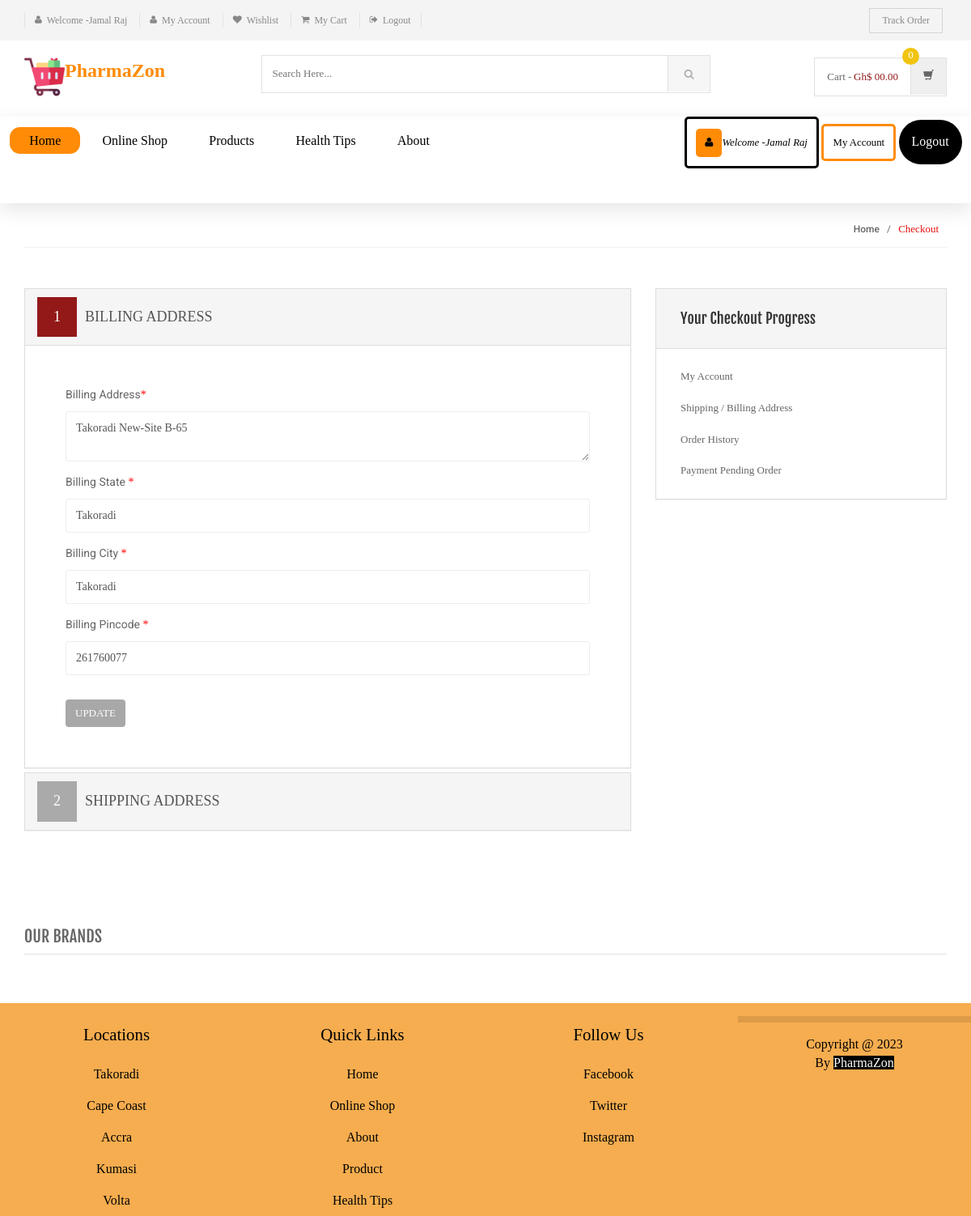
/bill-ship-addresses.php (signed in), run on the app's committed database.
### tables this page shows
CREATE TABLE `users` (
  `id` int(11) NOT NULL,
  `name` varchar(255) DEFAULT NULL,
  `email` varchar(255) DEFAULT NULL,
  `contactno` bigint(11) DEFAULT NULL,
  `password` varchar(255) DEFAULT NULL,
  `shippingAddress` longtext DEFAULT NULL,
  `shippingState` varchar(255) DEFAULT NULL,
  `shippingCity` varchar(255) DEFAULT NULL,
  `shippingPincode` int(11) DEFAULT NULL,
  `billingAddress` longtext DEFAULT NULL,
  `billingState` varchar(255) DEFAULT NULL,
  `billingCity` varchar(255) DEFAULT NULL,
  `billingPincode` int(11) DEFAULT NULL,
  `regDate` timestamp NOT NULL DEFAULT current_timestamp(),
  `updationDate` varchar(255) DEFAULT NULL
);

### bill-ship-addresses.php (the view, shortened to what this page needs)
<!DOCTYPE html>
<html lang="en">
	<head>
	    <link rel="stylesheet" href="assets/css/bootstrap.min.css">
	    <link rel="stylesheet" href="assets/css/main.css">
	    <link rel="stylesheet" href="assets/css/green.css">
	    <link rel="stylesheet" href="assets/css/owl.carousel.css">
		<link rel="stylesheet" href="assets/css/owl.transitions.css">
		<link href="assets/css/lightbox.css" rel="stylesheet">
		<link rel="stylesheet" href="assets/css/animate.min.css">
		<link rel="stylesheet" href="assets/css/rateit.css">
		<link rel="stylesheet" href="assets/css/bootstrap-select.min.css">
		<link rel="stylesheet" href="assets/css/config.css">
		<link href="assets/css/green.css" rel="alternate stylesheet" title="Green color">
		<link href="assets/css/blue.css" rel="alternate stylesheet" title="Blue color">
		<link href="assets/css/red.css" rel="alternate stylesheet" title="Red color">
		<link href="assets/css/orange.css" rel="alternate stylesheet" title="Orange color">
		<link href="assets/css/dark-green.css" rel="alternate stylesheet" title="Darkgreen color">
		<link rel="stylesheet" href="assets/css/font-awesome.min.css">
	</head>
    <body class="cnt-home">
<header class="header-style-1">
<?php include('includes/top-header.php');?>
<?php include('includes/main-header.php');?>
<?php include('includes/menu-bar.php');?>
</header>
<div class="breadcrumb">
	<div class="container">
		<div class="breadcrumb-inner">
			<ul class="list-inline list-unstyled">
				<li><a href="#">Home</a></li>
				<li class='active'>Checkout</li>
			</ul>
		</div>
	</div>
</div>
<div class="body-content outer-top-bd">
	<div class="container">
		<div class="checkout-box inner-bottom-sm">
			<div class="row">
				<div class="col-md-8">
					<div class="panel-group checkout-steps" id="accordion">
<div class="panel panel-default checkout-step-01">
		<div class="panel-heading">
    	<h4 class="unicase-checkout-title">
	        <a data-toggle="collapse" class="" data-parent="#accordion" href="#collapseOne">
	          <span>1</span>Billing Address
	        </a>
	     </h4>
    </div>
	<div id="collapseOne" class="panel-collapse collapse in">
	    <div class="panel-body">
			<div class="row">
				<div class="col-md-12 col-sm-12 already-registered-login">
<?php
$query=mysqli_query($con,"select * from users where id='".$_SESSION['id']."'");
while($row=mysqli_fetch_array($query))
{
?>
					<form class="register-form" role="form" method="post">
<div class="form-group">
					    <label class="info-title" for="Billing Address">Billing Address<span>*</span></label>
					    <textarea class="form-control unicase-form-control text-input"  name="billingaddress" required="required"><?php echo $row['billingAddress'];?></textarea>
					  </div>
						<div class="form-group">
					    <label class="info-title" for="Billing State ">Billing State  <span>*</span></label>
			 <input type="text" class="form-control unicase-form-control text-input" id="bilingstate" name="bilingstate" value="<?php echo $row['billingState'];?>" required>
					  </div>
					  <div class="form-group">
					    <label class="info-title" for="Billing City">Billing City <span>*</span></label>
					    <input type="text" class="form-control unicase-form-control text-input" id="billingcity" name="billingcity" required="required" value="<?php echo $row['billingCity'];?>" >
					  </div>
 <div class="form-group">
					    <label class="info-title" for="Billing Pincode">Billing Pincode <span>*</span></label>
					    <input type="text" class="form-control unicase-form-control text-input" id="billingpincode" name="billingpincode" required="required" value="<?php echo $row['billingPincode'];?>" >
					  </div>
					  <button type="submit" name="update" class="btn-upper btn btn-primary checkout-page-button">Update</button>
					</form>
					<?php } ?>
				</div>
			</div>
		</div>
	</div>
</div>
					  	<div class="panel panel-default checkout-step-02">
						    <div class="panel-heading">
						      <h4 class="unicase-checkout-title">
						        <a data-toggle="collapse" class="collapsed" data-parent="#accordion" href="#collapseTwo">
						          <span>2</span>Shipping Address
						        </a>
						      </h4>
						    </div>
					  	</div>
					</div>
				</div>
			<?php include('includes/myaccount-sidebar.php');?>
			</div>
		</div>
	<?php include('includes/brands-slider.php');?>
</div>
</div>
<?php include('includes/footer.php');?>
</body>
</html>

### assets/css/green.css (style rules this page uses)
a { color: #931919; }
.breadcrumb ul li.active { color: #e30d0d; }
.checkout-box .checkout-steps .panel .panel-heading .unicase-checkout-title > a:not(.collapsed) span { background-color: #931919; }

### assets/css/lightbox.css (style rules this page uses)
body:after { content: url(../images/close.png) url(../images/loading.gif) url(../images/prev.png) url(../images/next.png); display: none; }

### assets/css/blue.css (style rules this page uses)
a { color: #3498db; }
.breadcrumb ul li.active { color: #1d6ca1; }
.checkout-box .checkout-steps .panel .panel-heading .unicase-checkout-title > a:not(.collapsed) span { background-color: #3498db; }

### assets/css/red.css (style rules this page uses)
a { color: #ff6c6c; }
.breadcrumb ul li.active { color: #ff1a1a; }
.checkout-box .checkout-steps .panel .panel-heading .unicase-checkout-title > a:not(.collapsed) span { background-color: #ff6c6c; }

### assets/css/orange.css (style rules this page uses)
a { color: #f39c12; }
.breadcrumb ul li.active { color: #ab6c09; }
.checkout-box .checkout-steps .panel .panel-heading .unicase-checkout-title > a:not(.collapsed) span { background-color: #f39c12; }

### assets/css/dark-green.css (style rules this page uses)
a { color: #12cca7; }
.breadcrumb ul li.active { color: #0b816a; }
.checkout-box .checkout-steps .panel .panel-heading .unicase-checkout-title > a:not(.collapsed) span { background-color: #12cca7; }

### includes/main-header.php (style rules this page uses)
body { font-family: Arial, sans-serif; margin: 0; padding: 0; background-color: var(--white); }
:root { --green: #27ae60; --orange: rgb(255, 139, 7); --black:#000000; --red:rgb(255, 7, 7); --yellow:rgb(255, 139, 7); --light-color:#666; --box-shadow:0 .5rem 1.5rem rgba(0,0,0,.1); --white: #ffffff; }
* { font-family: Georgia, 'Times New Roman', Times, serif; margin: 0; padding: 0; box-sizing: border-box; text-decoration: none; outline: none; border: none; text-transform: capitalize; transition: all .2s linear; }

### includes/menu-bar.php (style rules this page uses)
:root { --green: #27ae60; --orange: rgb(255, 139, 7); --black:#000000; --red:rgb(255, 7, 7); --yellow:rgb(255, 139, 7); --light-color:#666; --box-shadow:0 .5rem 1.5rem rgba(0,0,0,.1); --white: #ffffff; }
html { font-size: 100%; overflow-x: hidden; scroll-padding-top: 5.5rem; scroll-behavior: smooth; }

### includes/footer.php (style rules this page uses)
body { font-family: Arial, sans-serif; margin: 0; padding: 0; background-color: var(--white); }
:root { --green: #27ae60; --orange: rgb(255, 139, 7); --black:#000000; --red:rgb(255, 7, 7); --yellow:rgb(255, 139, 7); --light-color:#666; --box-shadow:0 .5rem 1.5rem rgba(0,0,0,.1); --white: #ffffff; }
* { font-family: Georgia, 'Times New Roman', Times, serif; margin: 0; padding: 0; box-sizing: border-box; text-decoration: none; outline: none; border: none; text-transform: capitalize; transition: all .2s linear; }

### data on the page
users: billingaddress "Takoradi New-site B-65", bilingstate "Takoradi", billingcity "Takoradi", billingpincode "261760077"

### other printed values
$_SESSION['username'] "Jamal Raj"
